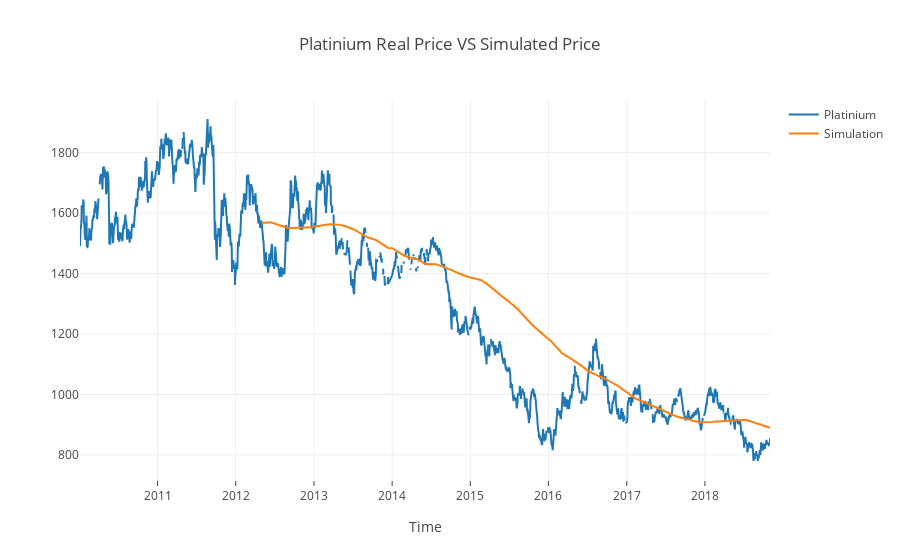

Notebook code for this chart:
### Markdown cell above
### Results <a class="anchor" id="fourth-bullet"></a>

### Code cell
trace2 = go.Scatter(x = df.index, y=df.xpl, mode='lines', name='Platinium')
trace3 = go.Scatter(x= df.index, y=df['Platinium Sim'], mode="lines", name='Simulation')
layout = dict(title = 'Platinium Real Price VS Simulated Price',
              xaxis= dict(title= 'Time',ticklen= 5,zeroline= False) )
deta = [ trace2, trace3]
fig = dict(data = deta, layout = layout)
iplot(fig)

### Figure 1 — Plotly figure (JSON) as saved in the notebook; plotly's stock layout.template omitted (floating-point values rounded to 4 significant figures; data arrays with more than 128 entries replaced by an {"elided": "..."} marker saying what was removed)
{"data": [{"mode": "lines", "name": "Platinium", "type": "scatter", "uid": "cca3a6d0-39e6-4903-bb4e-daba9483e715", "x": {"elided": "2246 str values"}, "y": {"elided": "2246 int values"}}, {"mode": "lines", "name": "Simulation", "type": "scatter", "uid": "203b485b-7963-4d7b-8906-8a4b1a3b5ec2", "x": {"elided": "2246 str values"}, "y": {"elided": "2246 float values"}}], "layout": {"title": "Platinium Real Price VS Simulated Price", "xaxis": {"ticklen": 5, "title": "Time", "zeroline": false}}}
